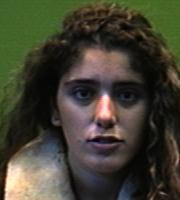
#> input picture Input/faces94/female/9338535/9338535.12.jpg, 180 x 200 px; its folder holds 3 pictures in this run
$ jupyter execute --allow-errors Entrega2Kmeans-conoutliers.ipynb   (older library calls are emulated)
#> lines starting #> are read from the running program, lines starting #| are printed output that depends on the picture
# Proyecto integrador 1
## Proyecto de analisis de imagenes
## Integrantes:

   - Juliana Ochoa Ramirez
   - Javier Arturo Rozo Alzate
   - Mateo Graciano
   - Cristian David Muñoz Mora
   - Juan Mauricio Cuscagua López


## Librerias usadas en el proyecto y funciones creadas utiles

[cell 1]
import cv2 # Lee las imagenes jpg
import numpy as np
import matplotlib.pyplot as plt
import seaborn as sns
from sklearn.metrics import confusion_matrix
from sklearn.cluster import KMeans
from skimage.measure import  compare_ssim
from collections import Counter
import pandas as pd


def plot_confusion_matrix(y_true, y_pred, classes,
                          normalize=True,
                          title=None,
                          cmap=plt.cm.Blues):
    """
    This function prints and plots the confusion matrix.
    Normalization can be applied by setting `normalize=True`.
    """
    if not title:
        if normalize:
            title = 'Normalized confusion matrix'
        else:
            title = 'Confusion matrix, without normalization'

    # Compute confusion matrix
    cm = confusion_matrix(y_true, y_pred)
    # Only use the labels that appear in the data
    classes = ['faces','outliers']#classes[unique_labels(y_true, y_pred)]
    if normalize:
        cm = cm.astype('float') / cm.sum(axis=1)[:, np.newaxis]
        print("Normalized confusion matrix")
    else:
        print('Confusion matrix, without normalization')

    #print(cm)

    fig, ax = plt.subplots()
    im = ax.imshow(cm, interpolation='nearest', cmap=cmap)
    ax.figure.colorbar(im, ax=ax)
    # We want to show all ticks...
    ax.set(xticks=np.arange(cm.shape[1]),
           yticks=np.arange(cm.shape[0]),
           # ... and label them with the respective list entries
           xticklabels=classes, yticklabels=classes,
           title=title,
           ylabel='True label',
           xlabel='Predicted label')

    # Rotate the tick labels and set their alignment.
    plt.setp(ax.get_xticklabels(), rotation=45, ha="right",
             rotation_mode="anchor")

    # Loop over data dimensions and create text annotations.
    fmt = '.2f' if normalize else 'd'
    thresh = cm.max() / 2.
    for i in range(cm.shape[0]):
        for j in range(cm.shape[1]):
            ax.text(j, i, format(cm[i, j], fmt),
                    ha="center", va="center",
                    color="white" if cm[i, j] > thresh else "black")
    fig.tight_layout()
    return ax


np.set_printoptions(precision=2)

# Lectura y preprocesamiento de datos

[cell 2]
#List all image files
import glob
image_list = []
base1='input/faces94/*'
male=[]
female=[]
n_im=0
for root1 in glob.glob(base1):
    base2=root1+'/*'
    for (root2) in glob.glob(base2):
        base3=root2+'/*.jpg'
        for (root3) in glob.glob(base3):
            image_list.append(root3)
            if('/male/'in root3):
                male.append(n_im)
            if('/female/'in root3):
                female.append(n_im)
            if('/malestaff/'in root3):
                male.append(n_im)
            n_im+=1

# Make a whole matrix with all dataset 180x180*num_images
data_set=np.zeros((len(image_list),180,180))
data_set_vec=np.zeros((180*180,len(image_list)))
for image in range(len(image_list)):
    data_set[image,:,:]=cv2.cvtColor(cv2.resize(cv2.imread(image_list[image]),(180, 180)),cv2.COLOR_BGR2GRAY)
    data_set_vec[:,image]=np.reshape(data_set[image,:,:], (-1))
outlier_list = []
#> outlier_list = []
base1='input/Outliers/*'
for root1 in glob.glob(base1):
    outlier_list.append(root1)

data_set_out=np.zeros((len(outlier_list),180,180))
#> data_set_out = empty array
data_set_out_vec=np.zeros((180*180,len(outlier_list)))
#> data_set_out_vec = empty array
for image in range(len(outlier_list)):
    data_set_out[image,:,:]=cv2.cvtColor(cv2.resize(cv2.imread(outlier_list[image]),(180, 180)),cv2.COLOR_BGR2GRAY)
    data_set_out_vec[:,image]=np.reshape(data_set_out[image,:,:], (-1))

[cell 3]
plt.rcParams['figure.figsize'] = [15,5]
data_set_vec_mean=np.reshape(np.mean(data_set_vec,axis=1),(-1,1))
data_no_mean=data_set_vec-data_set_vec_mean
fig, axs = plt.subplots(nrows=1, ncols=3)
axs[0].imshow(np.reshape(data_set_vec_mean,(180,180)), cmap = plt.cm.gray)
axs[0].tick_params(labelleft=False, labelbottom=False, bottom=False,top=False,right=False,left=False, which='both')

#> (the rest of this cell did not finish here and is left out)

## Calculando los eigenvectors y values de $AA^{T}$

[cell 4]
matrix_trick=np.dot(data_no_mean.transpose(),data_no_mean)

#eigenvalues, eigenvectors, = np.linalg.eig(matrix_trick)

eigenvectors, eigenvalues, eigenvectors = np.linalg.svd(matrix_trick)

eig_pairs = [(eigenvalues[index], eigenvectors[:,index]) for index in range(len(eigenvalues))]

#Sort the eigen pairs in descending order:
#eig_pairs.sort()
#eigvalues_sort  = [eig_pairs[index][0] for index in range(len(eigenvalues))]
#eigvectors_sort = [eig_pairs[index][1] for index in range(len(eigenvalues))]

# Varianza explicada en función de eigenvectors escogidos

[cell 5]
plt.rcParams['figure.figsize'] = [5,5]
var_comp_sum = np.cumsum(eigenvalues)/sum(eigenvalues);

num_comp = range(1,len(eigenvalues)+1);
plt.title('Cum. Prop. Variance Explain and Components Kept')
plt.xlabel('Principal Components')
plt.ylabel('Cum. Prop. Variance Expalined')

plt.scatter(num_comp, var_comp_sum)
plt.show()
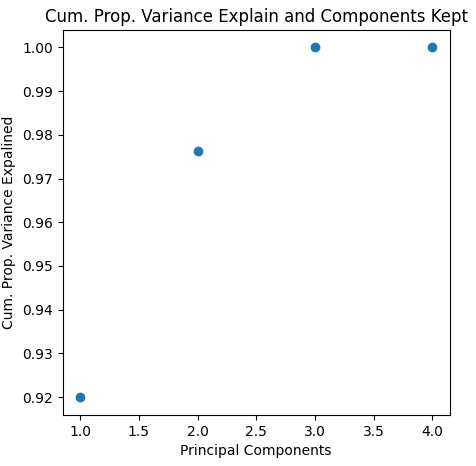
#> figure drawn by matplotlib, 1 panel

# Identificación de outliers: Incluyendolos desde el comienzo

[cell 6]
data_set_aum_vec=np.append(data_set_vec,data_set_out_vec,axis=1)
data_set_aum_vec_mean=np.reshape(np.mean(data_set_aum_vec,axis=1),(-1,1))
data_aum_no_mean=data_set_aum_vec-data_set_aum_vec_mean

matrix_trick=np.dot(data_aum_no_mean.transpose(),data_aum_no_mean)
#> matrix_trick = [[13969465.4, 7318748.2, 10232076.4, -31520290.1], [7318748.2, 14014546.9, 7352017.2, -28685312.3], [10232076.4, 7352017.2, 12769065.4, -30353159.1], [-31520290.1, -28685312.3, -30353159.1, 90558761.4]]

eigenvectors, eigenvalues, eigenvectors = np.linalg.svd(matrix_trick)
#> eigenvectors = [[-0.302, -0.273, -0.291, 0.866], [0.458, -0.819, 0.344, 0.0168], [0.67, 0.0642, -0.74, 0.00573], [0.5, 0.5, 0.5, 0.5]]; eigenvalues = [120792590.6, 7418094.7, 3101154, 3.67e-09]

eig_pairs = [(eigenvalues[index], eigenvectors[:,index]) for index in range(len(eigenvalues))]
#> eig_pairs = [(120792590.6, [-0.302, 0.458, 0.67, 0.5]), (7418094.7, [-0.273, -0.819, 0.0642, 0.5]), (3101154, [-0.291, 0.344, -0.74, 0.5]), (3.67e-09, [0.866, 0.0168, 0.00573, 0.5])]

# Sort the eigen pairs in descending order:
#eig_pairs.sort(reverse=True)
#eigvalues_sort  = [eig_pairs[index][0] for index in range(len(eigenvalues))]
#eigvectors_sort = [eig_pairs[index][1] for index in range(len(eigenvalues))]

[cell 7]
reduced_eig = np.array(eigenvectors[:100]).transpose()
#> reduced_eig = [[-0.302, 0.458, 0.67, 0.5], [-0.273, -0.819, 0.0642, 0.5], [-0.291, 0.344, -0.74, 0.5], [0.866, 0.0168, 0.00573, 0.5]]
eig_face = np.dot(data_aum_no_mean,reduced_eig)
eig_face = eig_face.transpose()

for i in range(eig_face.shape[0]):
    eig_face[i,:]=eig_face[i,:]/np.linalg.norm(eig_face[i,:],ord=None)

W=np.dot(eig_face,data_aum_no_mean)
#> W = [[-3319.5, -3003.8, -3192.8, 9516.1], [1248.5, -2231.3, 937.2, 45.63], [1179.5, 113.1, -1302.7, 10.08], [-1796.5, 598.9, 591.5, 606.1]]


plt.rcParams['figure.figsize'] = [10,10]

foto=2500
foto_rec=data_set_vec_mean.copy()

fig, axs = plt.subplots(nrows=4, ncols=4)
#> (the rest of this cell did not finish here and is left out)

[cell 8]
data_set_aum_rec=data_set_aum_vec.copy()
media=np.reshape(data_set_aum_vec_mean.copy(),data_set_aum_rec[:,1].shape)
for foto in range(data_set_aum_vec.shape[1]):
    data_set_aum_rec[:,foto]=media
    for i in range(eig_face.shape[0]):
        data_set_aum_rec[:,foto]+=W[i,foto]*np.reshape(eig_face[i,:],data_set_aum_rec[:,foto].shape)


plt.rcParams['figure.figsize'] = [5,5]

distances=[]
for foto in range(data_set_aum_vec.shape[1]):
    aux=data_set_aum_vec[:,foto]-data_set_aum_rec[:,foto]
    distances.append(np.linalg.norm(aux,ord=None))
#> after the loop, distances = [1796.5, 598.9, 591.5, 606.1]

orden=np.argsort(np.array(distances))
#> orden = [2, 1, 3, 0]

fig, axs = plt.subplots(nrows=1, ncols=2)
axs[0].imshow(np.reshape(data_set_aum_rec[:,orden[0]],(180,180)), cmap = plt.cm.gray) #check
axs[0].set_title('Imagen menos deformada')
#plt.show()

axs[1].imshow(np.reshape(data_set_aum_rec[:,orden[-1]],(180,180)), cmap = plt.cm.gray) #check
axs[1].set_title('Imagen más deformada')
plt.show();
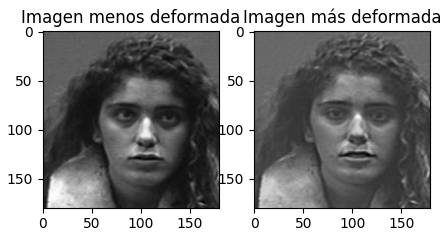
#> figure drawn by matplotlib, 2 panels


fig, axs = plt.subplots(nrows=1, ncols=2)
axs[0].imshow(np.reshape(data_set_aum_vec[:,orden[0]],(180,180)), cmap = plt.cm.gray) #check
axs[0].set_title('Imagen menos deformada')
#plt.show()

axs[1].imshow(np.reshape(data_set_aum_vec[:,orden[-1]],(180,180)), cmap = plt.cm.gray) #check
axs[1].set_title('Imagen más deformada')
plt.show();
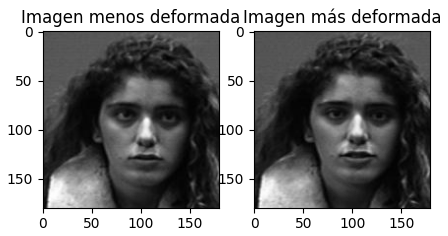
#> figure drawn by matplotlib, 2 panels


sns.distplot(distances)
plt.title('Distribución de distancias')
plt.show();
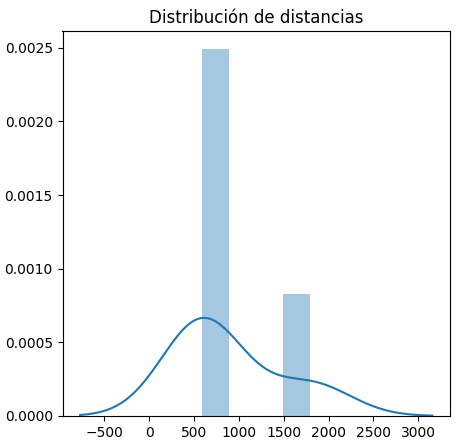
#> figure drawn by matplotlib, 1 panel; tallest bar 0.00249 high, from x = 591.5 to 892.8; curve peaks at x = 611.7, y = 0.000666

[cell 9]
LI= np.percentile(distances,25)-1.5*(np.percentile(distances,75)-np.percentile(distances,25))
#> LI = 137
LS= np.percentile(distances,75)+1.5*(np.percentile(distances,75)-np.percentile(distances,25))
#> LS = 1363.8

outliers = np.argwhere( (distances> LS))
#> outliers = [0]

L_Faces=np.zeros(data_set.shape[0])
L_Out=np.ones(data_set_out.shape[0])
#> L_Out = empty array
L=np.concatenate((L_Faces,L_Out))
#> L = [0, 0, 0, 0]

LOut=Counter(L[outliers[:,0]])
#> LOut = {0: 1}
Outliers={"Fotos que son Outliers":LOut[0], "Verdaderos outliers": LOut[1]}
#> Outliers = {'Fotos que son Outliers': 1, 'Verdaderos outliers': 0}
Fotos={"Verdaderas Fotos":len(data_set)-LOut[0], "Outliers que son fotos":len(data_set_out)-LOut[1]}
#> Fotos = {'Verdaderas Fotos': 3, 'Outliers que son fotos': 0}

#print(Outliers)
#print(Fotos)

L2=np.zeros(L.shape[0])
#> L2 = [0, 0, 0, 0]
for i in outliers:
    L2[i]=1
#> this loop made 1 pass
#> after the loop, L2 = [1, 0, 0, 0]

plot_confusion_matrix(L,L2, classes=['faces','outliers'],
                      title='Confusion matrix, with normalization')
#> in plot_confusion_matrix, `cm = confusion_matrix(y_true, y_pred)`: cm = [[3, 1], [0, 0]]
#> in plot_confusion_matrix, `cm = cm.astype('float') / cm.sum(axis=1)[:, np.newaxis]`: cm = [[0.75, 0.25], [nan, nan]]
#> in plot_confusion_matrix, `thresh = cm.max() / 2.`: thresh = nan
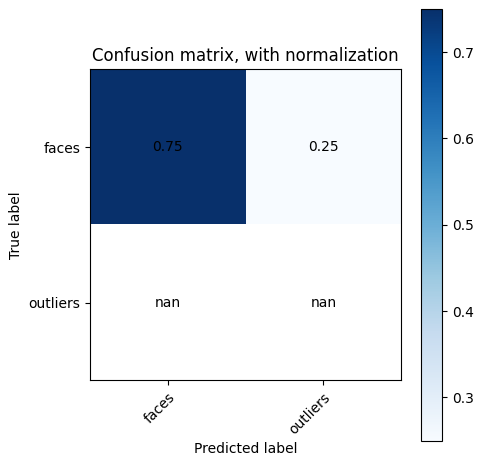
#> figure drawn by matplotlib, 2 panels

## K-Means

[cell 10]
W.shape
#> Out = (4, 4)

[cell 11]
kmeans= KMeans(n_clusters=4, random_state=0).fit(W.transpose())

[cell 12]
kmeans.labels_
#> Out = [3, 2, 0, 1]

[cell 13]
wcentro=kmeans.cluster_centers_
#> wcentro = [[-3192.8, 937.2, -1302.7, 591.5], [9516.1, 45.63, 10.08, 606.1], [-3003.8, -2231.3, 113.1, 598.9], [-3319.5, 1248.5, 1179.5, -1796.5]]
wcentro.shape
#> Out = (4, 4)

[cell 14]
C1=np.dot(kmeans.cluster_centers_[0],eig_face)
C2=np.dot(kmeans.cluster_centers_[1],eig_face)
C3=np.dot(kmeans.cluster_centers_[2],eig_face)
#C4=np.dot(kmeans.cluster_centers_[3],eig_face)
print(len(C1))
#| 32400

[cell 15]
plt.rcParams['figure.figsize'] = [15,5]
fig, axs = plt.subplots(nrows=1, ncols=4)

axs[0].imshow(np.reshape(C1,(180,180)), cmap = plt.cm.gray)
axs[1].imshow(np.reshape(C2,(180,180)), cmap = plt.cm.gray)
axs[2].imshow(np.reshape(C3,(180,180)), cmap = plt.cm.gray)
#> (the rest of this cell did not finish here and is left out)

[cell 16]
ylabel=kmeans.labels_
#> ylabel = [3, 2, 0, 1]
Distances=kmeans.transform(W.transpose())
#> Distances = [[3460.8, 13165.9, 4368.6, 0], [3475.6, 12725.7, 0, 4368.6], [0, 12807.6, 3475.6, 3460.8], [12807.6, 0, 12725.7, 13165.9]]
WdistCentr=np.amin(Distances, axis=1)
#> WdistCentr = [0, 0, 0, 0]
ordenDis=np.argsort(WdistCentr)
#> ordenDis = [0, 1, 2, 3]

[cell 17]
Resultado={'Clase Distancias':WdistCentr,'label':ylabel}
#> Resultado = {'Clase Distancias': [0, 0, 0, 0], 'label': [3, 2, 0, 1]}
df = pd.DataFrame(Resultado)
#> df = table of 4 rows and 2 columns
df.sort_values('Clase Distancias', axis = 0, ascending = True, inplace = True, na_position ='first')

### Clase 1

[cell 18]
sns.distplot(WdistCentr[ylabel==0])
plt.title('Distribución de distancias Clase 1')
plt.show();
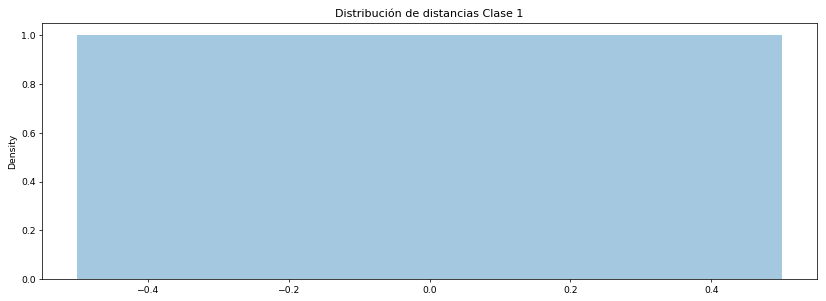
#> figure drawn by matplotlib, 1 panel

[cell 19]
df1=df.loc[df[df.columns[1]]==0]
#> df1 = table of 1 rows and 2 columns
df1.head()
#> Out = table of 1 rows and 2 columns

[cell 20]
#menor y mayor distancias
fig, axs = plt.subplots(nrows=1, ncols=2)
axs[0].imshow(np.reshape(data_set_aum_vec[:,df1.index[0]],(180,180)), cmap = plt.cm.gray) #check
axs[0].set_title('Imagen mas cercana al centroide')
#plt.show()

axs[1].imshow(np.reshape(data_set_aum_vec[:,df1.index[-1]],(180,180)), cmap = plt.cm.gray) #check
axs[1].set_title('Imagen menos cercana al centroide')
plt.show();
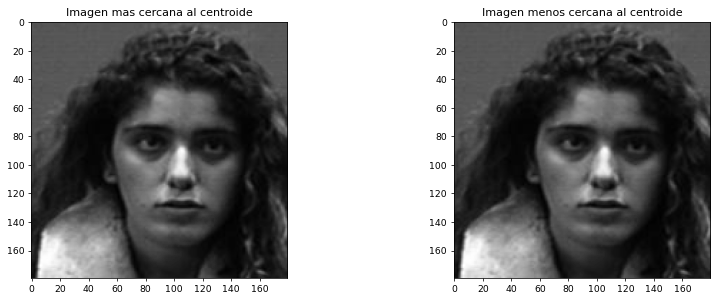
#> figure drawn by matplotlib, 2 panels

### Clase 2

[cell 21]
sns.distplot(WdistCentr[ylabel==1])
plt.title('Distribución de distancias Clase 1')
plt.show();

[cell 22]
df1=df.loc[df[df.columns[1]]==1]
df1.head()
#> Out = table of 1 rows and 2 columns

[cell 23]
#menor y mayor distancias
fig, axs = plt.subplots(nrows=1, ncols=2)
axs[0].imshow(np.reshape(data_set_aum_vec[:,df1.index[0]],(180,180)), cmap = plt.cm.gray) #check
axs[0].set_title('Imagen mas cercana al centroide')
#plt.show()

axs[1].imshow(np.reshape(data_set_aum_vec[:,df1.index[-1]],(180,180)), cmap = plt.cm.gray) #check
axs[1].set_title('Imagen menos cercana al centroide')
plt.show();
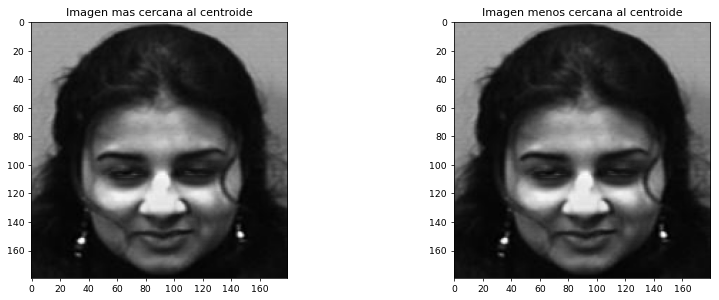
#> figure drawn by matplotlib, 2 panels

### Clase 3

[cell 24]
sns.distplot(WdistCentr[ylabel==2])
plt.title('Distribución de distancias Clase 1')
plt.show();

[cell 25]
df1=df.loc[df[df.columns[1]]==2]
df1.head()
#> Out = table of 1 rows and 2 columns

[cell 26]
#menor y mayor distancias
fig, axs = plt.subplots(nrows=1, ncols=2)
axs[0].imshow(np.reshape(data_set_aum_vec[:,df1.index[0]],(180,180)), cmap = plt.cm.gray) #check
axs[0].set_title('Imagen mas cercana al centroide')
#plt.show()

axs[1].imshow(np.reshape(data_set_aum_vec[:,df1.index[-1]],(180,180)), cmap = plt.cm.gray) #check
axs[1].set_title('Imagen menos cercana al centroide')
plt.show();
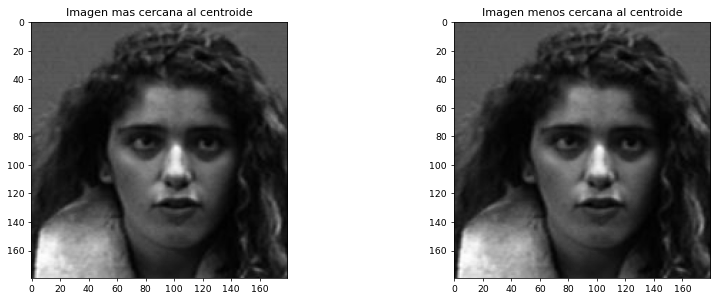
#> figure drawn by matplotlib, 2 panels

### Clase 4

[cell 27]
sns.distplot(WdistCentr[ylabel==3])
plt.title('Distribución de distancias Clase 1')
plt.show();

[cell 28]
df1=df.loc[df[df.columns[1]]==3]
df1.head()
#> Out = table of 1 rows and 2 columns

[cell 29]
#menor y mayor distancias
fig, axs = plt.subplots(nrows=1, ncols=2)
axs[0].imshow(np.reshape(data_set_aum_vec[:,df1.index[0]],(180,180)), cmap = plt.cm.gray) #check
axs[0].set_title('Imagen mas cercana al centroide')
#plt.show()

axs[1].imshow(np.reshape(data_set_aum_vec[:,df1.index[-1]],(180,180)), cmap = plt.cm.gray) #check
axs[1].set_title('Imagen menos cercana al centroide')
plt.show();
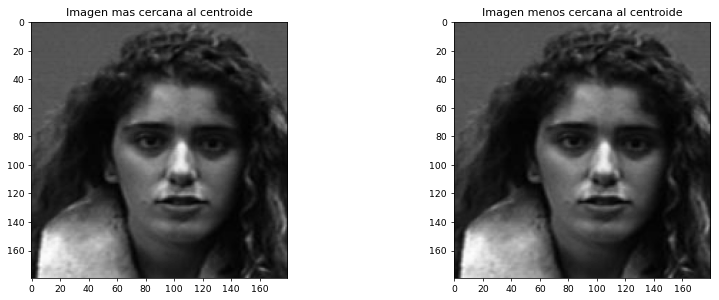
#> figure drawn by matplotlib, 2 panels
